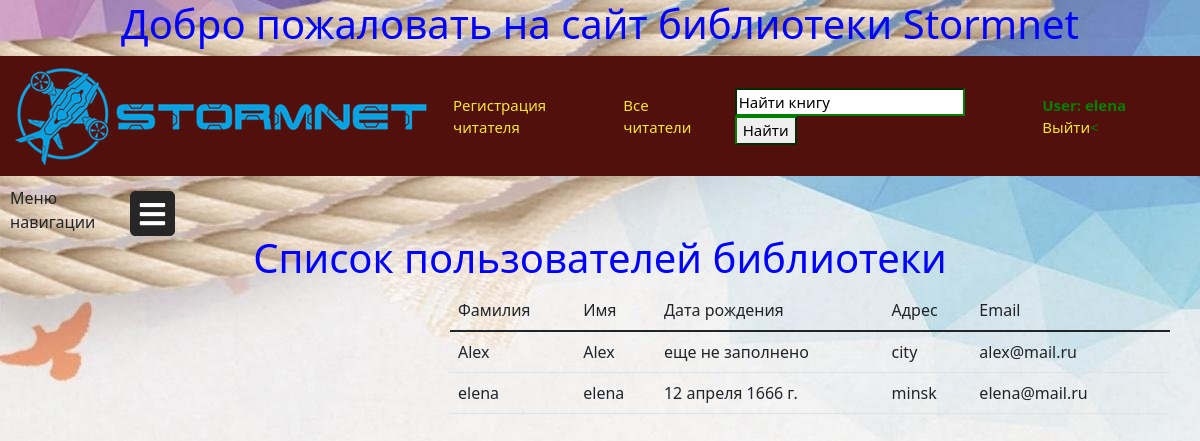
The app's page /allcustomers/ (signed in), older data.
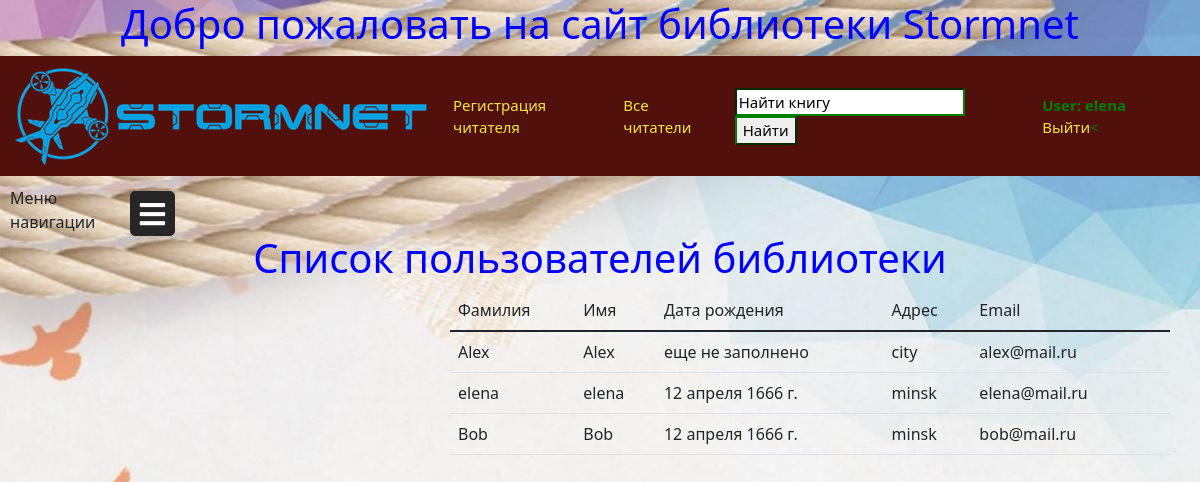
The same page, newer data.
### main/models.py (models this page shows, shortened)
class Customers(models.Model):
    user = models.OneToOneField(settings.AUTH_USER_MODEL, on_delete=models.CASCADE)
    second_name = models.CharField(max_length=30, null=True, blank=True, verbose_name='Отчество')
    date_of_birthday = models.DateField(null=True, blank=True, verbose_name='Дата рождения')
    ages = models.IntegerField(verbose_name='Возраст', default=16)
    option = (
        ('Male', 'Мужчина'),
        ('Female', 'Женщина'),
    )
    sex = models.CharField(max_length=7, choices=option, default='Male', verbose_name='Пол')
    number_of_passport = models.CharField(max_length=9, unique=True, verbose_name='Номер паспорта', null=True)
    place = models.CharField(max_length=30,verbose_name='Город проживания', null=True)
    class Meta:
        verbose_name = 'Читатель'
        verbose_name_plural = 'Читатели'
        ordering = ['user']

### main/views.py (the view)
# urls.py: path('allcustomers/', all_customers, name='all_customers'),
def all_customers(requests):
    customers = Customers.objects.all()
    return render(requests, 'all_customers.html', {'customers': customers})

### main/templates/all_customers.html (shortened to what this page needs)
{% extends "main.html" %}
{% block content %}
    <h1>Список пользователей библиотеки</h1>
    <div class="borrower_book">
    <table class="table">
        <thead>
    <tr>
        <td scope="cool">Фамилия</td>
        <td scope="cool">Имя</td>
        <td scope="cool">Дата рождения</td>
        <td scope="cool">Адрес</td>
        <td scope="cool">Email</td>
    </tr></thead>
        <tbody>
      {% for u in customers %}
      <tr>
          <td>{{ u.user.last_name|default:"еще не заполнено" }}</td>
          <td>{{ u.user.first_name|default:"еще не заполнено" }}</td>
          <td>{{ u.date_of_birthday|default:"еще не заполнено" }}</td>
          <td>{{ u.place|default:"еще не заполнено" }}</td>
          <td>{{ u.user.email|default:"еще не заполнено" }}</td>
          <td></td>
      </tr>
      {% endfor %}
        </tbody>
    </table>
    </div>
{% endblock %}

### main/templates/main.html (shortened to what this page needs)
<!DOCTYPE html>
<html lang="ru">
<head>
    <link href="https://use.fontawesome.com/releases/v5.6.1/css/all.css" rel="stylesheet">
    <link rel="stylesheet" href="https://cdn.jsdelivr.net/npm/bootstrap@5.1.3/dist/css/bootstrap.min.css">
    {% load static %}
    <link rel="stylesheet" href="{% static 'css/main.css' %}">
</head>
<body class="body_cls">
{% block header %}
    <h1>Добро пожаловать на сайт библиотеки Stormnet</h1>
   <div class="header">
       <div class="header_section">
           <div class="header_item header_logo">
               <a class="header_link" href="{% url 'main:list_book' %}"><img src="{% static 'img/sitelogo.png' %}" alt="" class="logo"></a>
           </div>
           <div class="header-item headerButton"><a class="header_link" href="{% url 'main:register' %}">Регистрация читателя</a></div>
           <div class="header-item headerButton"><a class="header_link" href="{% url 'main:all_customers' %}">Все читатели</a></div>
           </div>
       <div class="header_section">
           <div class="header-item headerButton">
               <form action="{% url 'main:main_page' %}" method="get"><input type="search" value="Найти книгу" name="search_book"> <input type="submit" value="Найти" ></form></div>
           <div class="header-item headerButton">{% if user.is_authenticated %}
            <strong>User: {{ user.get_username }}</strong>
            <a  class="header_link" href="{% url 'logout'%}?next={{request.path}}">Выйти</a><
                {% else %}
                <a class="header_link" href="{% url 'login'%}?next={{request.path}}">Войти</a>
                 {% endif %}
               </div>
       </div>
   </div>
 <div class="naveg">
    <p class="menu_nav">Меню навигации</p>
  <label for="check">
  <i class="fas fa-bars" id="amdaven"></i>
  </label>
  </div>
{% endblock %}
{% if request.user.is_authenticated %}
{% block content %}
{% endblock %}
{% else %}  <h2 align="center">Чтобы посмотреть контент необходимо войти</h2>
            <p align="center"><a href="{% url 'login' %}">Войти</a> или <a href="{% url 'main:register' %}">зарегистрироваться</a></p>
{% endif %}
</body>
</html>

### main/static/css/main.css (style rules this page uses)
.body_cls { background-image: url(../img/fon.jpg); }
h1 { color: blue; text-align: center; }
.header_link { color: #f5e536; text-decoration: none; }
.header { display: flex; justify-content: space-between; padding: 10px; background: #52100c; color: green; }
.header_section { display: flex; align-items: center; }
.header-item { padding: 10px 10px; font-size: 15px; margin-left: 5px; }
input:valid:not(:placeholder-shown) { border-color: green; }
.menu_nav { display: block; max-width: 90px; margin-bottom: 0; margin-top: 10px; margin-left: 10px; }
label #amdaven,label #lodesan { position: absolute; cursor: pointer; color: white; border-radius: 5px; border: 1px solid #262626; margin: 15px 30px; font-size: 29px; background: #262626; height: 45px; width: 45px; text-align: center; line-height: 45px; transition: all .5s ease; }
.naveg { display: flex; justify-content: stretch; align-items: stretch; max-height: 80%; margin-bottom: 0; width: 20%; }
.borrower_book { width: 60%; display: flex; flex-flow: row wrap; align-content: center; margin-top: 5px; margin-left: 450px; align-items: baseline; }

Row changes from the older to the newer data that the page shows:
added Customers: user.last_name "Bob", user.first_name "Bob", date_of_birthday "12 апреля 1666 г.", place "minsk", user.email "bob@mail.ru"
